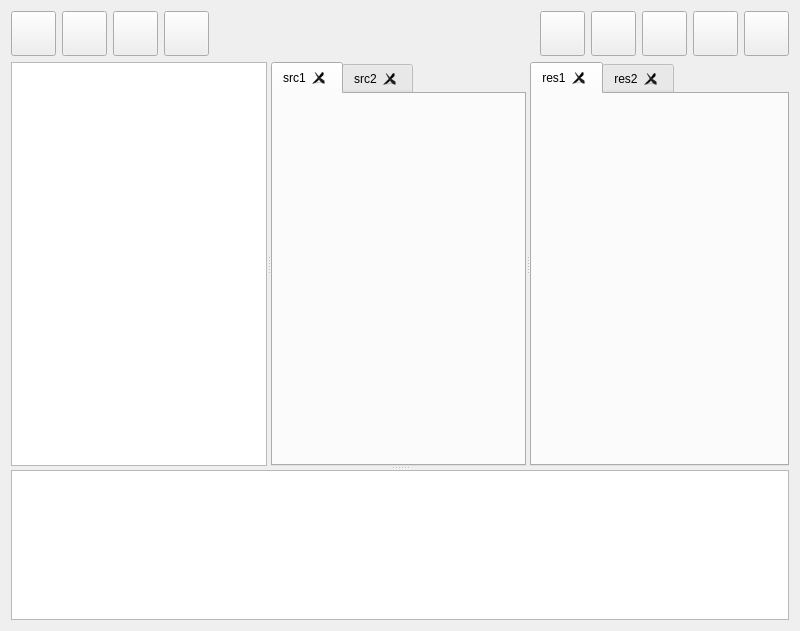
<?xml version="1.0" encoding="UTF-8"?>
<ui version="4.0">
 <class>MainWindow</class>
 <widget class="QMainWindow" name="MainWindow">
  <property name="geometry">
   <rect>
    <x>0</x>
    <y>0</y>
    <width>800</width>
    <height>631</height>
   </rect>
  </property>
  <property name="minimumSize">
   <size>
    <width>800</width>
    <height>600</height>
   </size>
  </property>
  <property name="windowTitle">
   <string>Caph</string>
  </property>
  <widget class="QWidget" name="centralWidget">
   <layout class="QVBoxLayout" name="verticalLayout_2">
    <item>
     <layout class="QVBoxLayout" name="verticalLayout">
      <item>
       <layout class="QHBoxLayout" name="horizontalLayout">
        <item>
         <widget class="QPushButton" name="newFileButton">
          <property name="minimumSize">
           <size>
            <width>45</width>
            <height>45</height>
           </size>
          </property>
          <property name="maximumSize">
           <size>
            <width>45</width>
            <height>45</height>
           </size>
          </property>
          <property name="text">
           <string/>
          </property>
          <property name="icon">
           <iconset resource="../resources.qrc">
            <normaloff>:/img/new.png</normaloff>:/img/new.png</iconset>
          </property>
          <property name="iconSize">
           <size>
            <width>55</width>
            <height>55</height>
           </size>
          </property>
         </widget>
        </item>
        <item>
         <widget class="QPushButton" name="openFileButton">
          <property name="minimumSize">
           <size>
            <width>45</width>
            <height>45</height>
           </size>
          </property>
          <property name="maximumSize">
           <size>
            <width>45</width>
            <height>45</height>
           </size>
          </property>
          <property name="text">
           <string/>
          </property>
          <property name="icon">
           <iconset resource="../resources.qrc">
            <normaloff>:/img/open.png</normaloff>:/img/open.png</iconset>
          </property>
          <property name="iconSize">
           <size>
            <width>43</width>
            <height>43</height>
           </size>
          </property>
         </widget>
        </item>
        <item>
         <widget class="QPushButton" name="saveFileButton">
          <property name="minimumSize">
           <size>
            <width>45</width>
            <height>45</height>
           </size>
          </property>
          <property name="maximumSize">
           <size>
            <width>45</width>
            <height>45</height>
           </size>
          </property>
          <property name="text">
           <string/>
          </property>
          <property name="icon">
           <iconset resource="../resources.qrc">
            <normaloff>:/img/save.png</normaloff>:/img/save.png</iconset>
          </property>
          <property name="iconSize">
           <size>
            <width>40</width>
            <height>40</height>
           </size>
          </property>
         </widget>
        </item>
        <item>
         <widget class="QPushButton" name="saveAllButton">
          <property name="minimumSize">
           <size>
            <width>45</width>
            <height>45</height>
           </size>
          </property>
          <property name="maximumSize">
           <size>
            <width>45</width>
            <height>45</height>
           </size>
          </property>
          <property name="text">
           <string/>
          </property>
          <property name="icon">
           <iconset resource="../resources.qrc">
            <normaloff>:/img/saveall.png</normaloff>:/img/saveall.png</iconset>
          </property>
          <property name="iconSize">
           <size>
            <width>40</width>
            <height>40</height>
           </size>
          </property>
         </widget>
        </item>
        <item>
         <spacer name="horizontalSpacer">
          <property name="orientation">
           <enum>Qt::Horizontal</enum>
          </property>
          <property name="sizeHint" stdset="0">
           <size>
            <width>40</width>
            <height>20</height>
           </size>
          </property>
         </spacer>
        </item>
        <item>
         <widget class="QPushButton" name="compileDotButton">
          <property name="minimumSize">
           <size>
            <width>45</width>
            <height>45</height>
           </size>
          </property>
          <property name="maximumSize">
           <size>
            <width>45</width>
            <height>45</height>
           </size>
          </property>
          <property name="text">
           <string/>
          </property>
          <property name="icon">
           <iconset resource="../resources.qrc">
            <normaloff>:/img/compilegraph.png</normaloff>:/img/compilegraph.png</iconset>
          </property>
          <property name="iconSize">
           <size>
            <width>35</width>
            <height>35</height>
           </size>
          </property>
         </widget>
        </item>
        <item>
         <widget class="QPushButton" name="runSimButton">
          <property name="minimumSize">
           <size>
            <width>45</width>
            <height>45</height>
           </size>
          </property>
          <property name="maximumSize">
           <size>
            <width>45</width>
            <height>45</height>
           </size>
          </property>
          <property name="text">
           <string/>
          </property>
          <property name="icon">
           <iconset resource="../resources.qrc">
            <normaloff>:/img/simu.png</normaloff>:/img/simu.png</iconset>
          </property>
          <property name="iconSize">
           <size>
            <width>35</width>
            <height>35</height>
           </size>
          </property>
         </widget>
        </item>
        <item>
         <widget class="QPushButton" name="compileSystemcButton">
          <property name="minimumSize">
           <size>
            <width>45</width>
            <height>45</height>
           </size>
          </property>
          <property name="maximumSize">
           <size>
            <width>45</width>
            <height>45</height>
           </size>
          </property>
          <property name="text">
           <string/>
          </property>
          <property name="icon">
           <iconset resource="../resources.qrc">
            <normaloff>:/img/compileSystemC.png</normaloff>:/img/compileSystemC.png</iconset>
          </property>
          <property name="iconSize">
           <size>
            <width>35</width>
            <height>35</height>
           </size>
          </property>
         </widget>
        </item>
        <item>
         <widget class="QPushButton" name="compileVhdlButton">
          <property name="minimumSize">
           <size>
            <width>45</width>
            <height>45</height>
           </size>
          </property>
          <property name="maximumSize">
           <size>
            <width>45</width>
            <height>45</height>
           </size>
          </property>
          <property name="text">
           <string/>
          </property>
          <property name="icon">
           <iconset resource="../resources.qrc">
            <normaloff>:/img/compileVHDL.png</normaloff>:/img/compileVHDL.png</iconset>
          </property>
          <property name="iconSize">
           <size>
            <width>35</width>
            <height>35</height>
           </size>
          </property>
         </widget>
        </item>
        <item>
         <widget class="QPushButton" name="compileXdfButton">
          <property name="minimumSize">
           <size>
            <width>45</width>
            <height>45</height>
           </size>
          </property>
          <property name="maximumSize">
           <size>
            <width>45</width>
            <height>45</height>
           </size>
          </property>
          <property name="text">
           <string/>
          </property>
          <property name="icon">
           <iconset resource="../resources.qrc">
            <normaloff>:/img/compileXDF.png</normaloff>:/img/compileXDF.png</iconset>
          </property>
          <property name="iconSize">
           <size>
            <width>35</width>
            <height>35</height>
           </size>
          </property>
         </widget>
        </item>
       </layout>
      </item>
      <item>
       <widget class="QSplitter" name="splitter_2">
        <property name="orientation">
         <enum>Qt::Vertical</enum>
        </property>
        <widget class="QSplitter" name="splitter">
         <property name="sizePolicy">
          <sizepolicy hsizetype="Expanding" vsizetype="Expanding">
           <horstretch>0</horstretch>
           <verstretch>0</verstretch>
          </sizepolicy>
         </property>
         <property name="minimumSize">
          <size>
           <width>0</width>
           <height>300</height>
          </size>
         </property>
         <property name="orientation">
          <enum>Qt::Horizontal</enum>
         </property>
         <widget class="QTreeView" name="projectTreeview">
          <property name="sizePolicy">
           <sizepolicy hsizetype="Expanding" vsizetype="Preferred">
            <horstretch>0</horstretch>
            <verstretch>0</verstretch>
           </sizepolicy>
          </property>
          <property name="minimumSize">
           <size>
            <width>50</width>
            <height>150</height>
           </size>
          </property>
          <property name="maximumSize">
           <size>
            <width>16777215</width>
            <height>16777215</height>
           </size>
          </property>
          <property name="verticalScrollBarPolicy">
           <enum>Qt::ScrollBarAsNeeded</enum>
          </property>
         </widget>
         <widget class="QTabWidget" name="inpFilesTab">
          <property name="sizePolicy">
           <sizepolicy hsizetype="Expanding" vsizetype="Expanding">
            <horstretch>3</horstretch>
            <verstretch>0</verstretch>
           </sizepolicy>
          </property>
          <property name="mouseTracking">
           <bool>false</bool>
          </property>
          <property name="currentIndex">
           <number>0</number>
          </property>
          <property name="tabsClosable">
           <bool>true</bool>
          </property>
          <property name="movable">
           <bool>true</bool>
          </property>
          <widget class="QWidget" name="src1">
           <property name="enabled">
            <bool>false</bool>
           </property>
           <attribute name="title">
            <string>src1</string>
           </attribute>
          </widget>
          <widget class="QWidget" name="src2">
           <property name="enabled">
            <bool>true</bool>
           </property>
           <attribute name="title">
            <string>src2</string>
           </attribute>
          </widget>
         </widget>
         <widget class="QTabWidget" name="outFilesTab">
          <property name="sizePolicy">
           <sizepolicy hsizetype="Expanding" vsizetype="Expanding">
            <horstretch>3</horstretch>
            <verstretch>0</verstretch>
           </sizepolicy>
          </property>
          <property name="currentIndex">
           <number>0</number>
          </property>
          <property name="documentMode">
           <bool>false</bool>
          </property>
          <property name="tabsClosable">
           <bool>true</bool>
          </property>
          <property name="movable">
           <bool>true</bool>
          </property>
          <widget class="QWidget" name="res1">
           <attribute name="title">
            <string>res1</string>
           </attribute>
          </widget>
          <widget class="QWidget" name="res2">
           <attribute name="title">
            <string>res2</string>
           </attribute>
          </widget>
         </widget>
        </widget>
        <widget class="QTextEdit" name="logText">
         <property name="sizePolicy">
          <sizepolicy hsizetype="Expanding" vsizetype="Preferred">
           <horstretch>0</horstretch>
           <verstretch>0</verstretch>
          </sizepolicy>
         </property>
         <property name="minimumSize">
          <size>
           <width>0</width>
           <height>50</height>
          </size>
         </property>
         <property name="maximumSize">
          <size>
           <width>16777215</width>
           <height>150</height>
          </size>
         </property>
         <property name="readOnly">
          <bool>true</bool>
         </property>
        </widget>
       </widget>
      </item>
     </layout>
    </item>
   </layout>
  </widget>
  <widget class="QMenuBar" name="menuBar">
   <property name="geometry">
    <rect>
     <x>0</x>
     <y>0</y>
     <width>800</width>
     <height>22</height>
    </rect>
   </property>
  </widget>
  <action name="actionNouveau_fichier">
   <property name="text">
    <string>Nouveau fichier</string>
   </property>
  </action>
  <action name="actionOuvrir_fichier">
   <property name="text">
    <string>Ouvrir fichier</string>
   </property>
  </action>
  <action name="actionFichiers_r_cents">
   <property name="text">
    <string>Fichiers récents ...</string>
   </property>
  </action>
  <action name="actionEnregistrer_fichier">
   <property name="text">
    <string>Enregistrer fichier</string>
   </property>
  </action>
  <action name="actionEnregistrer_fichier_sous">
   <property name="text">
    <string>Enregistrer fichier sous ...</string>
   </property>
  </action>
  <action name="actionTout_enregistrer">
   <property name="text">
    <string>Tout enregistrer</string>
   </property>
  </action>
  <action name="actionTout_enregistrer_sous">
   <property name="text">
    <string>Tout enregistrer sous ...</string>
   </property>
  </action>
  <action name="actionFermer_fichier">
   <property name="text">
    <string>Fermer fichier</string>
   </property>
  </action>
  <action name="actionTout_fermer">
   <property name="text">
    <string>Tout fermer</string>
   </property>
  </action>
  <action name="actionQuitter_CaphIDE">
   <property name="text">
    <string>Quitter CaphIDE</string>
   </property>
  </action>
  <action name="actionFichiers_ouverts">
   <property name="text">
    <string>Fichiers ouverts</string>
   </property>
  </action>
  <action name="actionFichiers_d_entr_e">
   <property name="text">
    <string>Fichiers d'entrée</string>
   </property>
  </action>
  <action name="actionSystemC">
   <property name="text">
    <string>SystemC</string>
   </property>
  </action>
  <action name="actionVHDL">
   <property name="text">
    <string>VHDL</string>
   </property>
  </action>
  <action name="actionGraphe">
   <property name="text">
    <string>Graphe</string>
   </property>
  </action>
  <action name="actionAvertissements_Erreurs">
   <property name="text">
    <string>Avertissements / Erreurs</string>
   </property>
  </action>
  <action name="actionConsole">
   <property name="text">
    <string>Console</string>
   </property>
  </action>
  <action name="actionOuvrir_exemple1">
   <property name="text">
    <string>Ouvrir exemple1</string>
   </property>
  </action>
  <action name="actionOuvrir_exemple2">
   <property name="text">
    <string>Ouvrir exemple2</string>
   </property>
  </action>
  <action name="actionOuvrir_exemple3">
   <property name="text">
    <string>Ouvrir exemple3</string>
   </property>
  </action>
  <action name="actionSystemC_2">
   <property name="text">
    <string>SystemC</string>
   </property>
  </action>
  <action name="actionVHDL_2">
   <property name="text">
    <string>VHDL</string>
   </property>
  </action>
  <action name="actionGraphe_2">
   <property name="text">
    <string>Graphe</string>
   </property>
  </action>
  <action name="actionOuvrirFenOptGen">
   <property name="text">
    <string>ouvrirFenOptGen</string>
   </property>
   <property name="toolTip">
    <string>General</string>
   </property>
  </action>
  <action name="actionOuvrirFenOptVHDL">
   <property name="text">
    <string>ouvrirFenOptVHDL</string>
   </property>
  </action>
  <action name="actionOuvrirFenOptSystemC">
   <property name="text">
    <string>ouvrirFenOptSystemC</string>
   </property>
  </action>
  <action name="actionOuvrirFenOptSimulation">
   <property name="text">
    <string>ouvrirFenOptSimulation</string>
   </property>
  </action>
 </widget>
 <layoutdefault spacing="6" margin="11"/>
 <resources>
  <include location="../resources.qrc"/>
 </resources>
 <connections/>
</ui>
